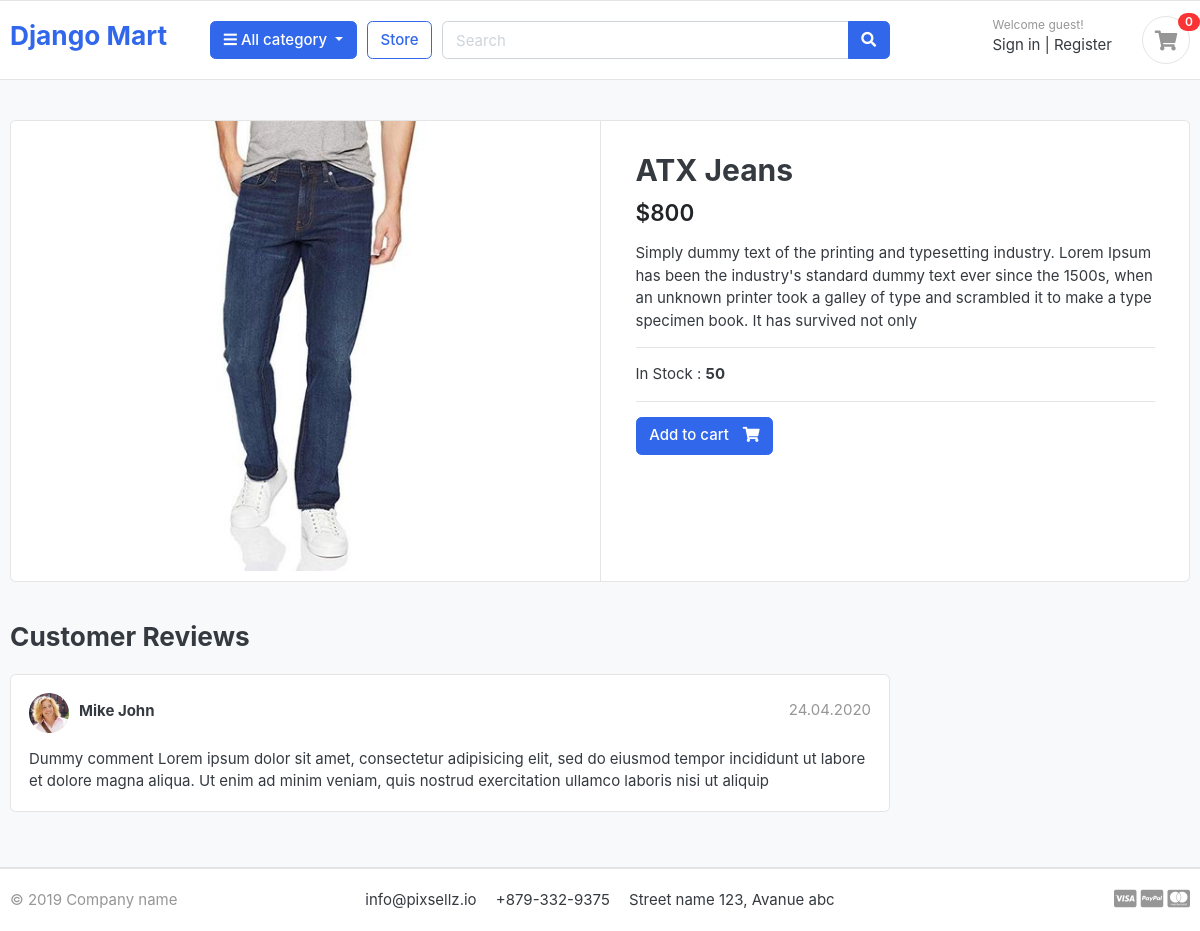
Page /store/jeans/atx-jeans/ on the committed database.
### store/models.py (models this page shows)
class Product(models.Model):
    product_name = models.CharField(max_length = 100, unique=True)
    slug = models.SlugField(max_length=200, unique = True)
    description = models.TextField(max_length=500, blank=True)
    price = models.IntegerField()
    image = models.ImageField(upload_to='photos/products')
    stock = models.IntegerField()
    is_available = models.BooleanField(default = True)
    category = models.ForeignKey(Category, on_delete=models.CASCADE)
    created_date = models.DateTimeField(auto_now_add=True)
    modified_date = models.DateTimeField(auto_now=True)
    def __str__(self):
        return self.product_name

### store/views.py (the view)
# urls.py: path('<slug:category_slug>/<slug:product_slug>/', views.product_detail, name = 'product_detail'),
def product_detail(request, category_slug, product_slug):
    single_product = Product.objects.get(slug = product_slug, category__slug = category_slug)
    print(single_product)
    return render(request, 'store/product_detail.html', {'product': single_product})

### store/templates/store/product_detail.html (shortened to what this page needs)
{% extends 'base.html' %}
{% load static %}
{% block body %}
<section class="section-content padding-y bg">
<div class="container">
<div class="card">
	<div class="row no-gutters">
		<aside class="col-md-6">
<article class="gallery-wrap">
	<div class="img-big-wrap">
	   <a href="#"><img src="{{product.image.url}}"></a>
	</div>
</article>
		</aside>
		<main class="col-md-6 border-left">
<article class="content-body">
<h2 class="title">{{product.product_name}}</h2>
<div class="mb-3">
	<var class="price h4">${{product.price}}</var>
</div>
<p>{{product.description}}</p>
<hr>
<p>
	In Stock : <b>{{product.stock}}</b>
</p>
<hr>
<form method="post">
	<a href="{% url 'add_cart' product.id %}" class="btn  btn-primary">
		<span class="text">Add to cart</span>
		<i class="fas fa-shopping-cart"></i>
	</a>
</form>
</article>
		</main>
	</div>
</div>
<br>
<div class="row">
			<div class="col-md-9">
	<header class="section-heading">
		<h3>Customer Reviews </h3>
	</header>
	<article class="box mb-3">
		<div class="icontext w-100">
			<img src="{% static './images/avatars/avatar1.jpg' %}" class="img-xs icon rounded-circle">
			<div class="text">
				<span class="date text-muted float-md-right">24.04.2020 </span>
				<h6 class="mb-1">Mike John </h6>
			</div>
		</div>
		<div class="mt-3">
			<p>
				Dummy comment Lorem ipsum dolor sit amet, consectetur adipisicing elit, sed do eiusmod
				tempor incididunt ut labore et dolore magna aliqua. Ut enim ad minim veniam,
				quis nostrud exercitation ullamco laboris nisi ut aliquip
			</p>
		</div>
	</article>
	</div>
</div>
</div>
</section>
{% endblock %}

### static/css/ui.css (style rules this page uses)
html { font-family: "Inter", sans-serif; font-size: 15px; }
.content-body { flex: 1 1 auto; padding: 2rem 2.3rem; }
.img-xs, .img-sm, .img-md, .img-lg { -o-object-fit: cover; object-fit: cover; flex-shrink: 0; flex-grow: 0; }
.img-xs { width: 40px; height: 40px; }
.padding-y { padding-top: 40px; padding-bottom: 40px; }
var { font-style: normal; }
article:after, .form-group:after { display: block; clear: both; content: ""; }
.bg { background-color: #f8f9fa; }
.section-heading { margin-bottom: 20px; margin-top: 15px; }
p:last-child { margin-bottom: 0; }
.btn .text + i { margin-left: 10px; }
.icontext { display: inline-flex; align-items: center; vertical-align: middle; }
.icontext .text { width: 100%; line-height: 1.2; }
.icontext .icon { position: relative; margin-right: 10px; flex-shrink: 0; flex-grow: 0; }
.price { font-weight: 600; color: #212529; }
.box { padding: 18px; background: #fff; border-radius: 0.37rem; border: 1px solid #e4e4e4; }
.box img { max-width: 100%; }
.gallery-wrap .img-big-wrap { margin-bottom: 10px; border-radius: 0.37rem; overflow: hidden; background-color: #fff; }
.gallery-wrap .img-big-wrap a { text-align: center; display: block; }
.gallery-wrap .img-big-wrap img { height: 450px; width: auto; display: inline-block; }

### rows in the picture
Product: image (picture), product_name "ATX Jeans", price "800", description "Simply dummy text of the printing and typesetting industry. Lorem Ipsum has been the industry's standard dummy text ever since the 1500s, when an unknown printer took a galley of type and scrambled it to make a type specimen book. It has survived not only", stock "50"
